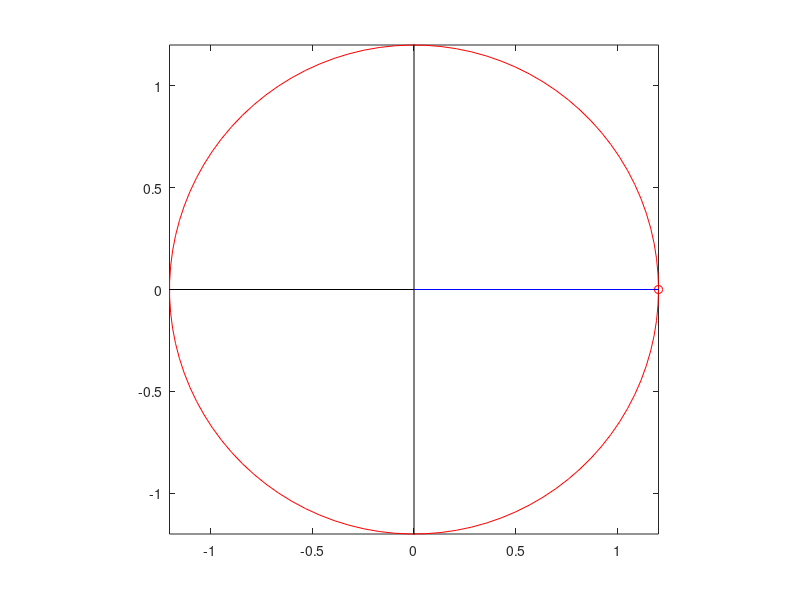

Reproduce this figure in MATLAB.
Nt = 100;
R = 1.2;
T = 1;
dt = 0.06;

t = linspace(0, 1, Nt);
x = zeros(1, Nt);
y = zeros(1, Nt);

for it = 1 : Nt
    x(it) = R * cos(2 * pi * t(it) / T);
    y(it) = R * sin(2 * pi * t(it) / T);
end

for it = 1 : Nt
    %line([-R, R], [0, 0]);
    plot(x(1 : it), y(1 : it), 'r', ...
        x(it), y(it), 'ro', ...
        1.2 * [-R, R], [0, 0], 'k', ...
        [0, 0], 1.2 * [-R, R], 'k', ...
        [0, x(it)], [0, y(it)], 'k', ...
        [0, x(it)], [0, 0], 'b', ...
        [0, 0], [y(it), 0], 'b', ...
        [x(it), x(it)], [0, y(it)], ':b', ...
        [0, x(it)], [y(it), y(it)], ':b');
    axis(1.2 * [-1, 1, -1, 1]);
    axis square;
    pause(dt);
    drawnow
end